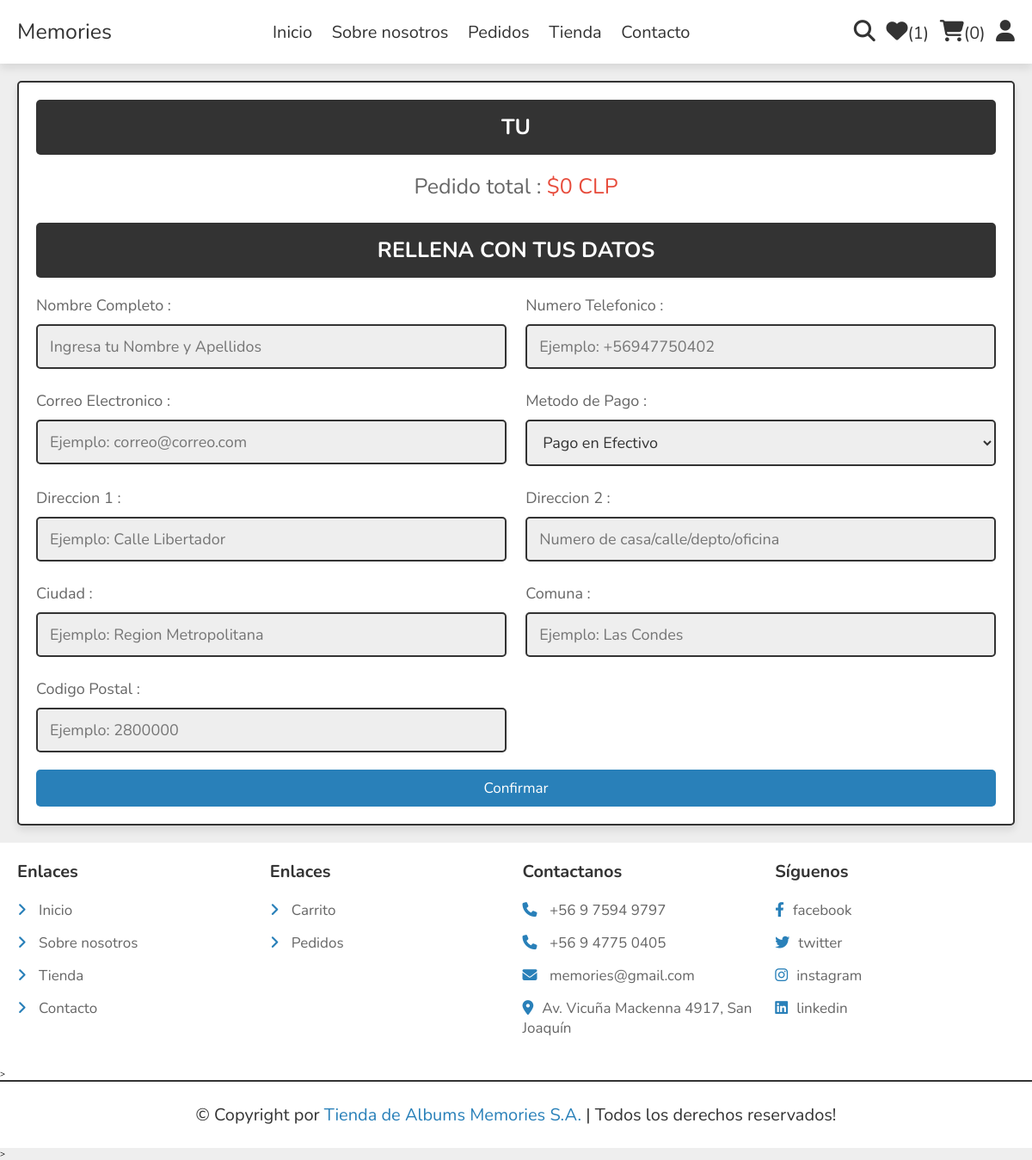
The app's page /checkout/ (signed in), older data.
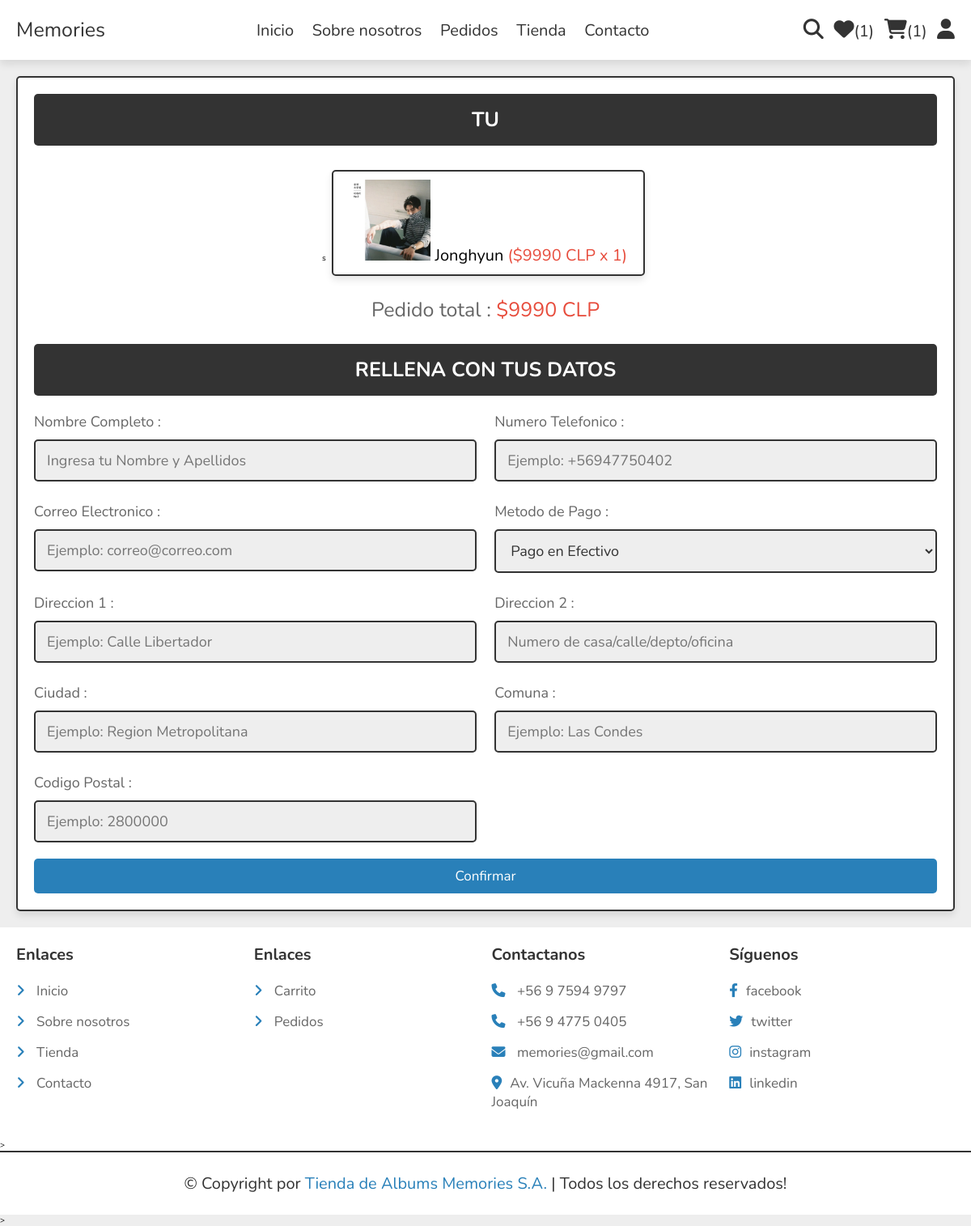
The same page, newer data.
### store/models.py (models this page shows, shortened)
class Cart(models.Model):
    customer = models.ForeignKey(User, on_delete=models.CASCADE,null=False,blank=False)
    product_id = models.ForeignKey(Products, on_delete=models.CASCADE,null=False,blank=False)
    quantity = models.PositiveIntegerField(default=1)

class Products(models.Model):
    category = models.ForeignKey(ProductCategory, on_delete=models.CASCADE,null=True,blank=False)
    name = models.CharField(max_length=50,blank=False,null=False)
    price = models.PositiveIntegerField(blank=False,null=False)
    details = models.TextField(blank=True)
    image_01 = models.ImageField()

### store/views.py (the view)
# urls.py: path('checkout/',Pago,name='checkout'),
@login_required
def Pago(request):
    cart_count=Cart.objects.filter(customer=request.user).count()
    item_count=WishList.objects.filter(customer=request.user).count()
    products=Cart.objects.filter(customer=request.user)
    grand_total= sum([item.quantity* item.product_id.price for item in products])
    context={'grand_total':grand_total,'cart_count':cart_count,'item_count':item_count,'products':products}
    return render(request,'store/pago.html',context)

### store/templates/store/pago.html (shortened to what this page needs)
{% extends 'store/main.html' %}
{% load static %}
{% block content %}
<section class="checkout-orders">
   <form action="" method="POST">{% csrf_token %}
      <h3>Tu</h3>
      <div class="display-orders">
         {% for product  in products %}
            s
            <p> <img src="{{product.product_id.image_01.url}}" width="100" height="100" alt="" > {{product.product_id.name}} <span>(${{product.product_id.price}} CLP x {{product.quantity}}) </span></p>
         {% endfor %}
         <div class="grand-total">Pedido total : <span>${{grand_total}} CLP</span></div>
      </div>
      <h3>Rellena con tus Datos</h3>
      <div class="flex">
         <div class="inputBox">
            <span>Nombre Completo :</span>
            <input type="text" name="name" placeholder="Ingresa tu Nombre y Apellidos" class="box" maxlength="20" required>
         </div>
         <div class="inputBox">
            <span>Numero Telefonico :</span>
            <input type="number" name="mobile_no" placeholder="Ejemplo: +56947750402" class="box" min="0" max="9999999999" onkeypress="if(this.value.length == 12) return false;" required>
         </div>
         <div class="inputBox">
            <span>Correo Electronico :</span>
            <input type="email" name="email" placeholder="Ejemplo: correo@correo.com" class="box" maxlength="50" required>
         </div>
         <div class="inputBox">
            <span>Metodo de Pago :</span>
            <select name="method" class="box" required>
               <option value="pago en efectivo">Pago en Efectivo</option>
            </select>
         </div>
         <div class="inputBox">
            <span>Direccion  1 :</span>
            <input type="text" name="address1" placeholder="Ejemplo: Calle Libertador" class="box" maxlength="50" required>
         </div>
         <div class="inputBox">
            <span>Direccion 2  :</span>
            <input type="text" name="address2" placeholder="Numero de casa/calle/depto/oficina " class="box" maxlength="50" required>
         </div>
         <div class="inputBox">
            <span>Ciudad :</span>
            <input type="text" name="city" placeholder="Ejemplo: Region Metropolitana" class="box" maxlength="50" required>
         </div>
         <div class="inputBox">
            <span>Comuna :</span>
            <input type="text" name="state" placeholder="Ejemplo: Las Condes" class="box" maxlength="50" required>
         </div>
         <div class="inputBox">
            <span>Codigo Postal :</span>
            <input type="number" min="0" name="pincode" placeholder="Ejemplo: 2800000" min="0" max="9999999999" onkeypress="if(this.value.length == 6) return false;" class="box" required>
         </div>
      </div>
      <input type="submit" name="order" class="btn" value="confirmar" formaction="{% url 'order_place' %}">
   </form>
</section>
{% endblock content %}

Row changes from the older to the newer data that the page shows:
added Cart: product_id.image_01 (picture), product_id.name "Jonghyun", product_id.price "9990", quantity "1"
Text that changed along with them:
{{ cart_count }}: "0" → "1"
{{ grand_total }}: "0" → "9990"
